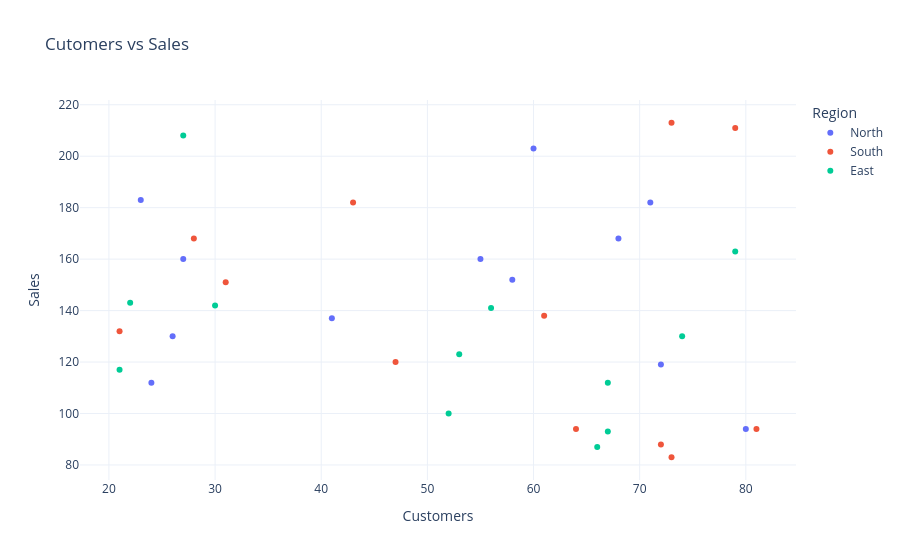

Notebook cell for this chart:
### Code cell
#Example 4: Scatter Plot
fig = px.scatter(
  df_plotly,
  x="customers",
  y="sales",
  color="region",
  hover_data=["product", "month_name", "units"],
  title="Cutomers vs Sales"
 )

fig.update_layout(
 xaxis_title="Customers",
 yaxis_title="Sales",
 legend_title="Region"
)

fig.show()

### Figure 1 — Plotly figure (JSON) as saved in the notebook; plotly's stock layout.template omitted (floating-point values rounded to 4 significant figures)
{"data": [{"customdata": [["A", "Jan", 38], ["B", "Jan", 30], ["A", "Feb", 53], ["B", "Feb", 36], ["A", "Mar", 30], ["B", "Mar", 27], ["A", "Apr", 59], ["B", "Apr", 11], ["A", "May", 33], ["B", "May", 38], ["A", "Jun", 44], ["B", "Jun", 51]], "hovertemplate": "region=North<br>customers=%{x}<br>sales=%{y}<br>product=%{customdata[0]}<br>month_name=%{customdata[1]}<br>units=%{customdata[2]}<extra></extra>", "legendgroup": "North", "marker": {"color": "#636efa", "symbol": "circle"}, "mode": "markers", "name": "North", "orientation": "v", "showlegend": true, "type": "scatter", "x": [71, 80, 41, 68, 26, 58, 55, 23, 72, 60, 27, 24], "xaxis": "x", "y": [182, 94, 137, 168, 130, 152, 160, 183, 119, 203, 160, 112], "yaxis": "y"}, {"customdata": [["A", "Jan", 12], ["B", "Jan", 33], ["A", "Feb", 37], ["B", "Feb", 56], ["A", "Mar", 23], ["B", "Mar", 11], ["A", "Apr", 51], ["B", "Apr", 38], ["A", "May", 10], ["B", "May", 33], ["A", "Jun", 16], ["B", "Jun", 43]], "hovertemplate": "region=South<br>customers=%{x}<br>sales=%{y}<br>product=%{customdata[0]}<br>month_name=%{customdata[1]}<br>units=%{customdata[2]}<extra></extra>", "legendgroup": "South", "marker": {"color": "#EF553B", "symbol": "circle"}, "mode": "markers", "name": "South", "orientation": "v", "showlegend": true, "type": "scatter", "x": [43, 21, 61, 81, 79, 72, 73, 73, 64, 28, 47, 31], "xaxis": "x", "y": [182, 132, 138, 94, 211, 88, 213, 83, 94, 168, 120, 151], "yaxis": "y"}, {"customdata": [["A", "Jan", 69], ["B", "Jan", 21], ["A", "Feb", 61], ["B", "Feb", 46], ["A", "Mar", 16], ["B", "Mar", 44], ["A", "Apr", 19], ["B", "Apr", 24], ["A", "May", 33], ["B", "May", 60], ["A", "Jun", 64], ["B", "Jun", 44]], "hovertemplate": "region=East<br>customers=%{x}<br>sales=%{y}<br>product=%{customdata[0]}<br>month_name=%{customdata[1]}<br>units=%{customdata[2]}<extra></extra>", "legendgroup": "East", "marker": {"color": "#00cc96", "symbol": "circle"}, "mode": "markers", "name": "East", "orientation": "v", "showlegend": true, "type": "scatter", "x": [21, 52, 74, 22, 79, 66, 53, 67, 27, 30, 67, 56], "xaxis": "x", "y": [117, 100, 130, 143, 163, 87, 123, 93, 208, 142, 112, 141], "yaxis": "y"}], "layout": {"legend": {"title": {"text": "Region"}, "tracegroupgap": 0}, "title": {"text": "Cutomers vs Sales"}, "xaxis": {"anchor": "y", "domain": [0, 1], "title": {"text": "Customers"}}, "yaxis": {"anchor": "x", "domain": [0, 1], "title": {"text": "Sales"}}}}
